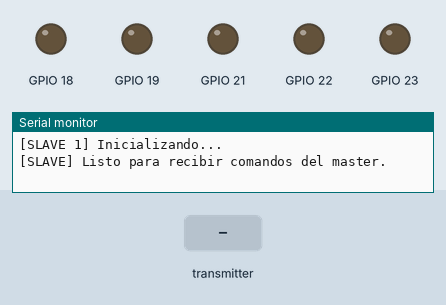
Bench run of a program on a simulated ESP32. Parts: output pins drawn as LEDs (lit = HIGH), the last lines printed to the serial monitor. The test bench sets the inputs (shaded band).

Above: at 1.8 s.
1.9 s: the transmitter starts sending purificador_on = 1
At 2.6 s:
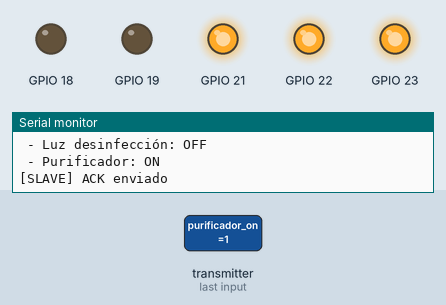
3.4 s: the transmitter starts sending purificador_on = 0
At 3.8 s:
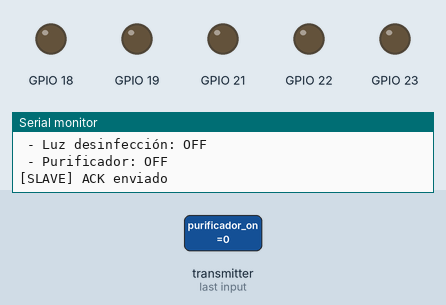
Timing chart, 0 to 6.4 s (numbered marks = the images above; inputs shaded):
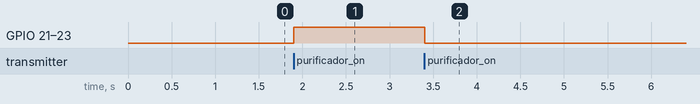

Measured:
- after the input at 1.9 s, GPIO 21–23: LOW → HIGH at once
- after the input at 3.4 s, GPIO 21–23: HIGH → LOW at once

The program:

main.cpp
```cpp
#include <Arduino.h>
#include "MsgProtocol.h"
#include "EspNowInterface.h"
#include "SlaveConfig.h"
#include "SlaveController.h"

// MAC del Master (a reemplazar con la real)
uint8_t master_mac[6] = {0x10, 0x06, 0x1C, 0xF4, 0xE8, 0x78};

// Función de callback cuando llega un mensaje
void onReceive(const uint8_t* mac, const uint8_t* data, int len) {
    if (len != sizeof(MsgToSlave)) {
        Serial.println("[SLAVE] Mensaje recibido de tamaño inválido");
        return;
    }

    MsgToSlave msg;
    memcpy(&msg, data, sizeof(MsgToSlave));

    Serial.printf("[SLAVE %u] Recibido payload_id %u\n", SLAVE_ID, msg.payload_id);
    Serial.printf(" - Luz ambiental: %s\n", pwmLevelToString(msg.luz_ambiental));
    Serial.printf(" - Luz desinfección: %s\n", pwmLevelToString(msg.luz_desinfeccion));
    Serial.printf(" - Purificador: %s\n", msg.purificador_on ? "ON" : "OFF");

    // Aplicar orden al hardware
    SlaveController::applyCommand(msg);

    // Enviar ACK
    AckToMaster ack = {
        .payload_id = msg.payload_id,
        .ok = true
    };
    EspNowInterface::addPeer(master_mac);
    EspNowInterface::send(mac, reinterpret_cast<uint8_t*>(&ack), sizeof(ack));
    Serial.println("[SLAVE] ACK enviado");
}

void setup() {
    Serial.begin(115200);
    delay(500); // Espera para evitar conflictos al arrancar

    Serial.printf("[SLAVE %u] Inicializando...\n", SLAVE_ID);

    if (!EspNowInterface::begin()) {
        Serial.println("[ERROR] No se pudo iniciar ESP-NOW");
        return;
    }


    EspNowInterface::onReceive(onReceive);

    SlaveController::begin();

    Serial.println("[SLAVE] Listo para recibir comandos del master.");
}

void loop() {
    // Nada por ahora. Se ejecuta solo por callbacks.
}
```
